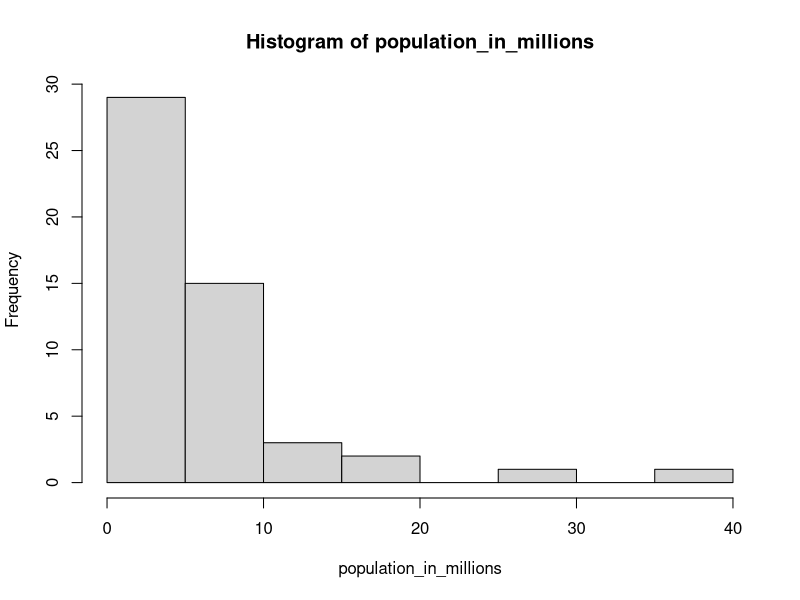

Recreate this plot in R.
# adding a column with mutate
library(dslabs)
data("murders")

library(dplyr)

# Store the population in millions and save to population_in_millions 
population_in_millions <- murders$population/10^6


# Create a histogram of this variable
hist(population_in_millions)
